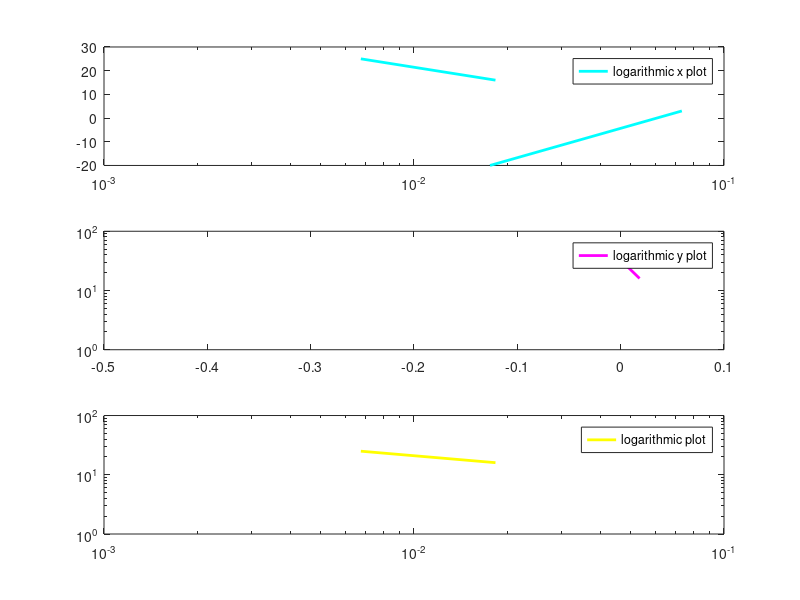

Write MATLAB code to recreate this figure.
#!/usr/bin/octave -q

% logplot.m
% Date  : 16 September 2017
% Author: Ankit Pati

grid on;

a = [2 + i, 4 + 6i, -2i, 4, 5];
x = exp(-a);
y = a.^2;

subplot(311);
semilogx(x, y, 'linewidth', 2, '-c', 'DisplayName', 'logarithmic x plot');
legend('show');

subplot(312);
semilogy(x, y, 'linewidth', 2, '-m', 'DisplayName', 'logarithmic y plot');
legend('show');

subplot(313);
loglog  (x, y, 'linewidth', 2, '-y', 'DisplayName', 'logarithmic plot');
legend('show');

drawnow();
input("Press enter to terminate...");

% end of logplot.m
